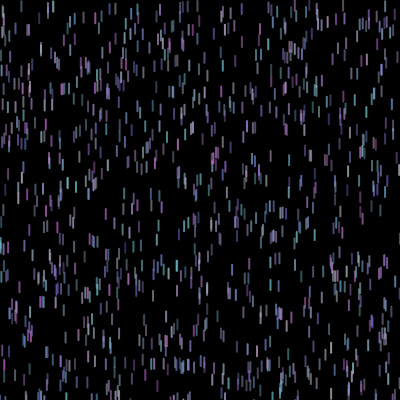
Frame 1 (no input)
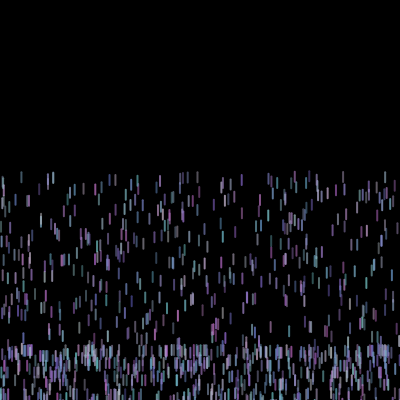
Frame 60 (no input)
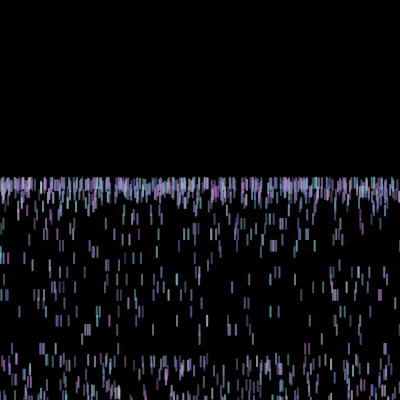
Frame 120 (the mouse pressed at the canvas centre since frame 60)

The p5.js sketch that drew these frames (run headless with seeded random() and noise() and a simulated clock; from frame 60 on, the mouse is pressed at the canvas centre):

// p5.js sketch
// ── sketch.js
let ball = [];

function setup() {
  createCanvas(400, 400);
  for (let i = 0; i < 1000; i++)
    ball[i] = new Ball();
}


function draw() {
  background(0);
  for (let i = 0; i < ball.length; i++) {
    ball[i].show();
    ball[i].move();
  }
}



class Ball {
  constructor() {
    this.x = random(0, width);
    this.y = random(0, height);
    this.r = random(100, 200);
    this.g = random(100, 200);
    this.a = random(100, 200);
    this.speed = 0;
    this.gravity = 0.1;
  }

  show() {
    strokeWeight(2);
    stroke(this.r, this.g, 200, this.a);
    line(this.x, this.y, this.x, this.y + 10);
  }

  move() {
    this.y = this.y + this.speed;
    this.speed = this.speed + this.gravity;

    if (this.y > height) {
      this.speed = this.speed * -0.95;
      this.y = height;
    }
  }
}
